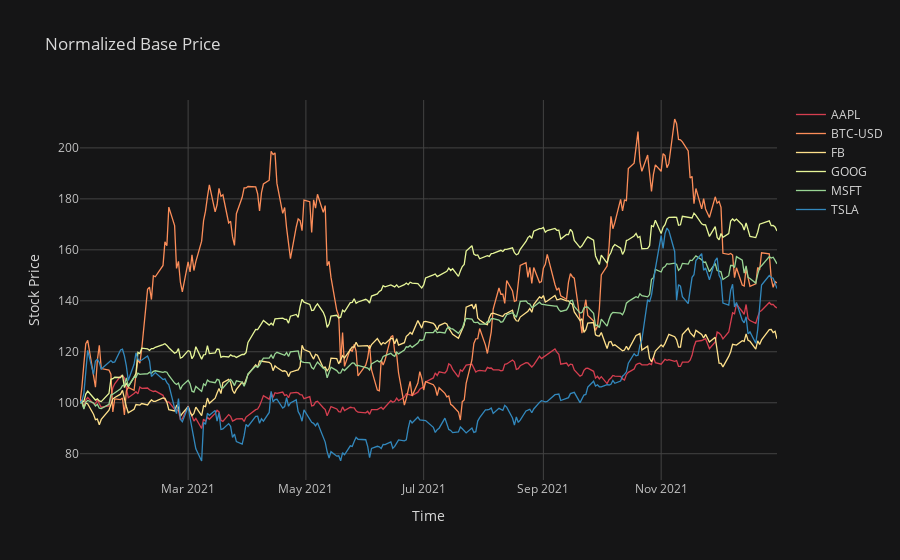

Source (notebook cell):
### Code cell
norm.Close.iplot(colorscale="spectral", theme="solar", title="Normalized Base Price", xTitle="Time", yTitle="Stock Price")

### Figure 1 — Plotly figure (JSON) as saved in the notebook; plotly's stock layout.template omitted (floating-point values rounded to 4 significant figures; data arrays with more than 128 entries replaced by an {"elided": "..."} marker saying what was removed)
{"data": [{"line": {"color": "rgba(213, 62, 79, 1.0)", "dash": "solid", "shape": "linear", "width": 1.3}, "mode": "lines", "name": "AAPL", "text": "", "type": "scatter", "x": {"elided": "252 str values"}, "y": {"elided": "252 float values"}}, {"line": {"color": "rgba(252, 141, 89, 1.0)", "dash": "solid", "shape": "linear", "width": 1.3}, "mode": "lines", "name": "BTC-USD", "text": "", "type": "scatter", "x": {"elided": "252 str values"}, "y": {"elided": "252 float values"}}, {"line": {"color": "rgba(254, 224, 139, 1.0)", "dash": "solid", "shape": "linear", "width": 1.3}, "mode": "lines", "name": "FB", "text": "", "type": "scatter", "x": {"elided": "252 str values"}, "y": {"elided": "252 float values"}}, {"line": {"color": "rgba(230, 245, 152, 1.0)", "dash": "solid", "shape": "linear", "width": 1.3}, "mode": "lines", "name": "GOOG", "text": "", "type": "scatter", "x": {"elided": "252 str values"}, "y": {"elided": "252 float values"}}, {"line": {"color": "rgba(153, 213, 148, 1.0)", "dash": "solid", "shape": "linear", "width": 1.3}, "mode": "lines", "name": "MSFT", "text": "", "type": "scatter", "x": {"elided": "252 str values"}, "y": {"elided": "252 float values"}}, {"line": {"color": "rgba(50, 136, 189, 1.0)", "dash": "solid", "shape": "linear", "width": 1.3}, "mode": "lines", "name": "TSLA", "text": "", "type": "scatter", "x": {"elided": "252 str values"}, "y": {"elided": "252 float values"}}], "layout": {"legend": {"bgcolor": "#151516", "font": {"color": "#D9D9D9"}}, "paper_bgcolor": "#151516", "plot_bgcolor": "#151516", "title": {"font": {"color": "#D9D9D9"}, "text": "Normalized Base Price"}, "xaxis": {"gridcolor": "#434343", "showgrid": true, "tickfont": {"color": "#C2C2C2"}, "title": {"font": {"color": "#D9D9D9"}, "text": "Time"}, "zerolinecolor": "#666570"}, "yaxis": {"gridcolor": "#434343", "showgrid": true, "tickfont": {"color": "#C2C2C2"}, "title": {"font": {"color": "#D9D9D9"}, "text": "Stock Price"}, "zerolinecolor": "#666570"}}}
